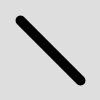
Frame 1 (no input)
Frame 60 (the mouse pressed at the canvas centre just before this capture): identical to frame 1, image omitted
Frame 120 (the mouse held since frame 60 and released just before this capture): identical to frame 1, image omitted

The Processing sketch that drew this single still picture (run headless with seeded random() and noise(); from frame 60 on, the mouse is pressed at the canvas centre):

// Processing sketch: s4t04Booleans
// ── s4t04Booleans.pde
// booleanas
boolean a; // = true; //a inicia como verdadero
void setup() {
  a = true;
}
void draw() {
  background(222);
  // si a es verdadero
  if (a == true) {
    strokeWeight(10);
    line(20, 20, 80, 80);
  } 
  // si a es falso
  else if (a == false) {
    strokeWeight(5);
    line(20, 80, 80, 20);  // This line is not drawn
  }
}

void keyPressed() {
  if (key == 'a') {
    a = true;
  }
  if (key == 's') {
    a = false;
  }
}
